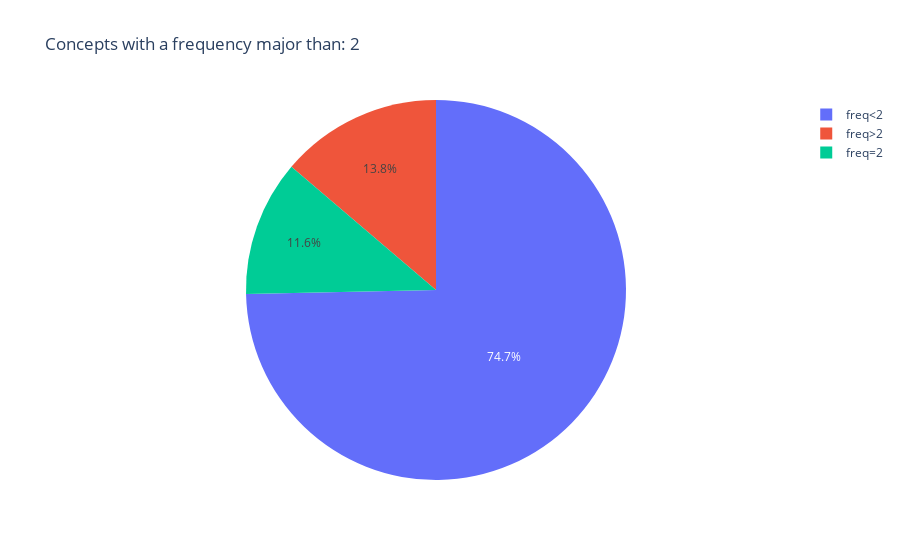

Write notebook code for a chart like this one.
### Markdown cell above
### 3.3 Concepts frequency

It is useful to look at how many concepts appear more than once in our dataset. As you'll discovert, is often the case that only a subset of concepts appear more than once. That is because documents tend to be highly specialised hence a large number of extracted noun phrases aren't very common.

By looking at this basic frequency statistics we can determine a useful **frequency threshold** for our analysis - ie to screen out concepts that are not representative of the overall dataset we have. 

Tip: change the value of `THRESHOLD` to explore the data.

### Code cell
THRESHOLD = 2

df = pd.DataFrame({
    'type': [f'freq<{THRESHOLD}', 
             f'freq={THRESHOLD}',
             f'freq>{THRESHOLD}'] ,
    'count': [concepts_unique.query(f"frequency < {THRESHOLD}")['concept'].count(), 
              concepts_unique.query(f"frequency == {THRESHOLD}")['concept'].count(), 
              concepts_unique.query(f"frequency > {THRESHOLD}")['concept'].count()]
             })

px.pie(df, 
       names='type', values="count", 
      title = f"Concepts with a frequency major than: {THRESHOLD}")

### Figure 1 — Plotly figure (JSON) as saved in the notebook; plotly's stock layout.template omitted (floating-point values rounded to 4 significant figures)
{"data": [{"domain": {"x": [0, 1], "y": [0, 1]}, "hovertemplate": "type=%{label}<br>count=%{value}<extra></extra>", "labels": ["freq<2", "freq=2", "freq>2"], "legendgroup": "", "name": "", "showlegend": true, "type": "pie", "values": [63940, 9916, 11791]}], "layout": {"autosize": true, "legend": {"tracegroupgap": 0}, "title": {"text": "Concepts with a frequency major than: 2"}}}
